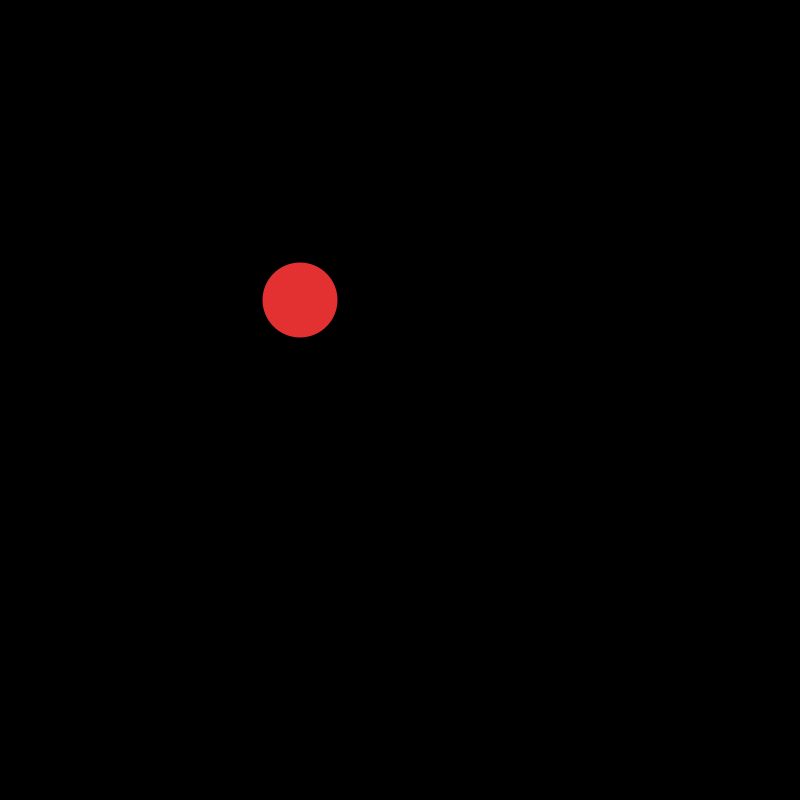
Frame 1 (no input)
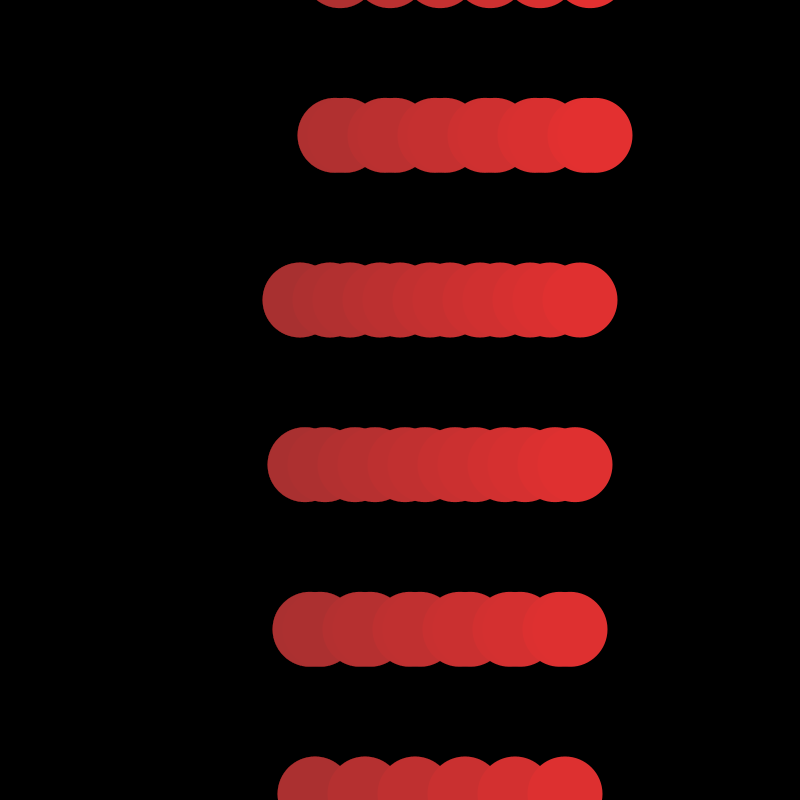
Frame 60 (the mouse pressed at the canvas centre just before this capture)
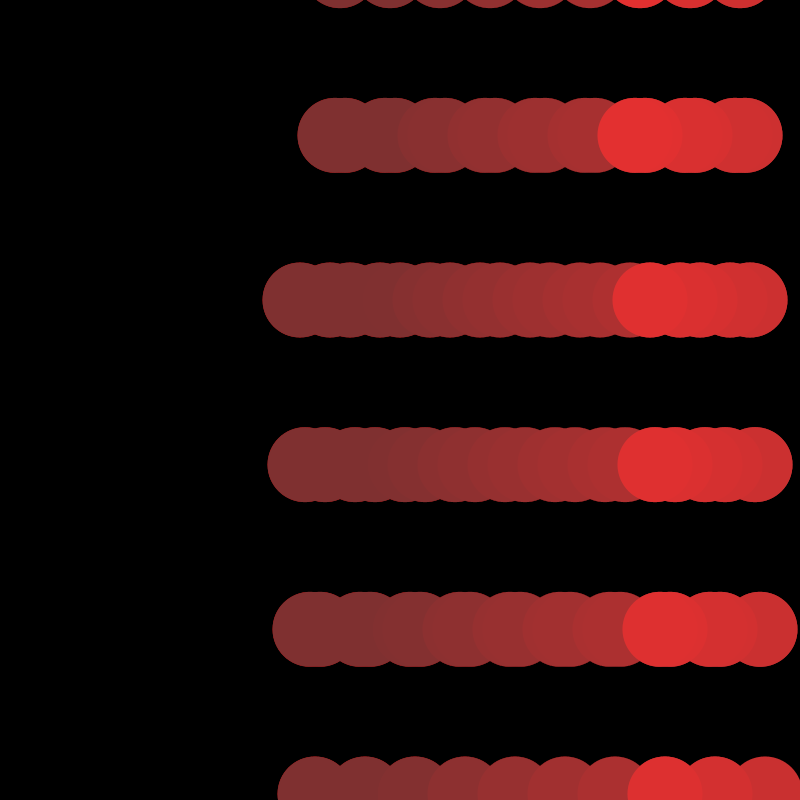
Frame 120 (the mouse held since frame 60 and released just before this capture)

The Processing sketch that drew these frames (run headless with seeded random() and noise(); from frame 60 on, the mouse is pressed at the canvas centre):

// Processing sketch: processing_169414
// ── processing_169414.pde

float speedX = 5;
float speedY = random(50,100);
float posX = 300;
float posY = 300;
 
 
void setup() {
  size(800,800);
  frameRate(30);
  background(0);
}
 
void draw() {
  noStroke(); 
   
  fill(0,1);
  rect(0,0,width,height);
  fill(227,48,48);
  ellipse(posX,posY,75,75);

  
   
  posX = posX + speedX; 
  if(posX+(75/2) >= 800 || posX-(75/2) <= 0 ){
    speedX = -speedX;
   }
  
  
 posY = posY + speedY;
  if(posY+(75/2) >= 800 || posY-(75/2) <= 0 ){
    speedY = -speedY;
   }
   
  posY = posY + speedY;
  if(posY+(75/2) >= 800 || posY-(75/2) <= 0 ){
    speedY = -speedY;

  }
}
